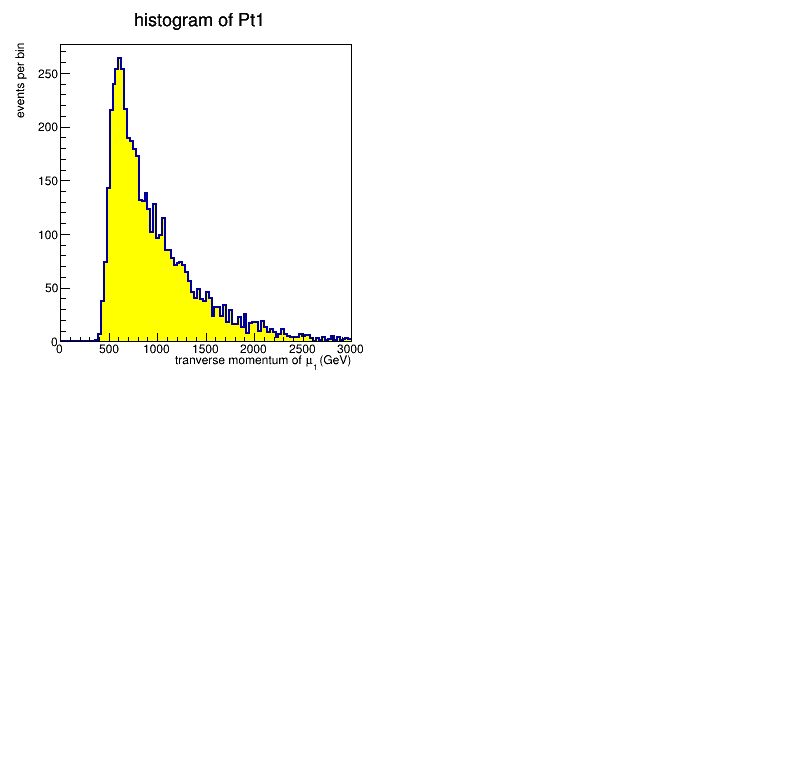

This figure's Python source:
# author : Aart Heijboer
# 
# root1-example.py
# Example script for reading a data-file, and filling and plotting
# a ROOT histogram.
#
# run with python -i example1.py to see the output 

import ROOT             # This will make root available in your script
from math import *      # Use math functions (cos, sin, etc) 

 

# -----------------------------
#  make root look a bit better
# -----------------------------
ROOT.gStyle.SetOptStat(0)           # Do not show statistics box 
ROOT.gStyle.SetPadLeftMargin(0.14)  # make room for y-title, adjust with pad.SetLeftMargin()
ROOT.gStyle.SetTitleOffset(1.8,"y") # adjust with histogram.GetYaxis().SetTitleOffset)




# We start by making a ROOT canvas, which is a placeholder for plots
# and other graphics. This is on object of type TCanvas 
# (https://root.cern.ch/root/html/TCanvas.html). The following
# makes a canvas of 800x800 pixels.
# We want to make multiple plots in the canvas. So we divide the
# canvas into 4 sub-canvasses.

canv = ROOT.TCanvas("canv","plots for SDA course - ROOT 1", 800,800 )

canv.Divide(2,2)  # See link above for documentation of the Divide method.
canv.cd(1)        # Switch to the first sub-canvas.


# Now, we make our first histogram, to hold the value of the Pt
# of the first muon. The ROOT class TH1D represents histograms.

histogram_of_pt1 = ROOT.TH1D("histogram_of_pt1","histogram of Pt1", # name and title
                             100, 0, 3000 )  # 100 bins between 0 and 3000 GeV


# We are ready to open the datafile and loop over the lines/event 
# (remember each line is an event). 

input_file = open("/data/stu21q3/datasets/dimuon-dataset.txt")       # open the file

line_counter = 0

for line in input_file :   # loop over every line in the input file

    # print the first 10 lines (always good to look at what your are doing)
    
    line_counter += 1
    if line_counter < 10 : print (" line " , line.strip()) # strip away newline 

    # skip any comment lines which start with '#'

    if line.startswith("#") : continue  

    # convert the line into a list of floating point numbers 
    # and passing those numbers to pt1, theta1, etc.
    # (this uses a python list comprehension - don't worry about
    #  it for the moment if this is cryptic ).

    pt1, theta1, phi1, pt2, theta2, phi2 = [ float(x) for x in line.split() ]
    
    # look at what we are doing:

    if line_counter < 10 : print (" data = " , pt1, theta1, phi1, pt2, theta2, phi2 )

    # Fill our histogram!

    histogram_of_pt1.Fill( pt1 )

    
    # print some progress indicator

    if line_counter % 1000 ==0 : print ("processed", line_counter," events.")
    

    # while we are develloping, do only 5000 entries (remember to remove this!!)
    
    if line_counter > 5000 : break

    
# Done with the event loop!

# Prepare the histogram for plotting

histogram_of_pt1.SetLineWidth(2)   # nice thick line
histogram_of_pt1.SetFillColor(5)   # yellow fill color
histogram_of_pt1.SetXTitle("tranverse momentum of #mu_{1} (GeV)")
histogram_of_pt1.SetYTitle("events per bin")

# switch to the first sub-canvas
canv.cd(1)
histogram_of_pt1.Draw()

# Save the canvas to a jpg file. You may choose other extensions such as png or pdf if you wish a different format.

canv.SaveAs("example1.png")
